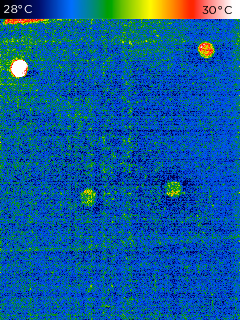
#> input picture sitk-examples/IR.PNG, 240 x 320 px, found by its file name
$ python main_procrustes.py
#> lines starting #> are read from the running program, lines starting #| are printed output that depends on the picture; pictures that were not available may be replaced by others from this repository, and a replacement may not be noted
### sitk-examples/procrustes.py
# -*- coding: utf-8 -*-
"""
Created on Fri Jun 12 12:24:44 2020

@author: Dawid
"""
import numpy as np


def procrustes(X, Y, scaling=True, reflection='best'):
    """
    A port of MATLAB's `procrustes` function to Numpy.

    Procrustes analysis determines a linear transformation (translation,
    reflection, orthogonal rotation and scaling) of the points in Y to best
    conform them to the points in matrix X, using the sum of squared errors
    as the goodness of fit criterion.

        d, Z, [tform] = procrustes(X, Y)

    Inputs:
    ------------
    X, Y
        matrices of target and input coordinates. they must have equal
        numbers of  points (rows), but Y may have fewer dimensions
        (columns) than X.

    scaling
        if False, the scaling component of the transformation is forced
        to 1

    reflection
        if 'best' (default), the transformation solution may or may not
        include a reflection component, depending on which fits the data
        best. setting reflection to True or False forces a solution with
        reflection or no reflection respectively.

    Outputs
    ------------
    d
        the residual sum of squared errors, normalized according to a
        measure of the scale of X, ((X - X.mean(0))**2).sum()

    Z
        the matrix of transformed Y-values

    tform
        a dict specifying the rotation, translation and scaling that
        maps X --> Y

    """

    n,m = X.shape
    ny,my = Y.shape

    muX = X.mean(0)
    muY = Y.mean(0)

    X0 = X - muX
    Y0 = Y - muY

    ssX = (X0**2.).sum()
    ssY = (Y0**2.).sum()

    # centred Frobenius norm
    normX = np.sqrt(ssX)
    normY = np.sqrt(ssY)

    # scale to equal (unit) norm
    X0 /= normX
    Y0 /= normY

    if my < m:
        Y0 = np.concatenate((Y0, np.zeros(n, m-my)),0)

    # optimum rotation matrix of Y
    A = np.dot(X0.T, Y0)
    U,s,Vt = np.linalg.svd(A,full_matrices=False)
    V = Vt.T
    T = np.dot(V, U.T)

    if reflection is not 'best':

        # does the current solution use a reflection?
        have_reflection = np.linalg.det(T) < 0

        # if that's not what was specified, force another reflection
        if reflection != have_reflection:
            V[:,-1] *= -1
            s[-1] *= -1
            T = np.dot(V, U.T)

    traceTA = s.sum()

    if scaling:

        # optimum scaling of Y
        b = traceTA * normX / normY

        # standarised distance between X and b*Y*T + c
        d = 1 - traceTA**2

        # transformed coords
        Z = normX*traceTA*np.dot(Y0, T) + muX

    else:
        b = 1
        d = 1 + ssY/ssX - 2 * traceTA * normY / normX
        Z = normY*np.dot(Y0, T) + muX

    # transformation matrix
    if my < m:
        T = T[:my,:]
    c = muX - b*np.dot(muY, T)

    #transformation values
    tform = {'rotation':T, 'scale':b, 'translation':c}

    return d, Z, tform

### sitk-examples/main_procrustes.py
# -*- coding: utf-8 -*-
"""
Created on Fri Jun 12 12:16:52 2020

@author: Dawid
"""
import numpy as np
from procrustes import procrustes
import matplotlib.pyplot as plt
import matplotlib.cm as cm
import cv2

# Open images...
target_X_img = cv2.imread('IR.png',0)
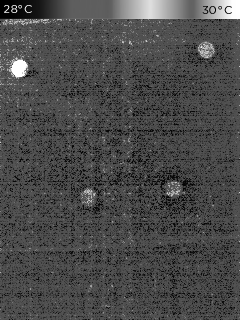
#> target_X_img: shape (320, 240); min 0, max 255, mean 74.1
input_Y_img = cv2.imread('VIS.jpg',0)
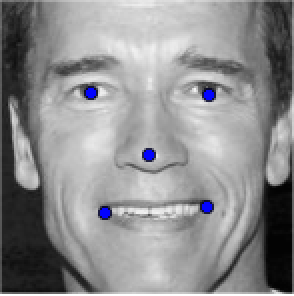
#> input picture sitk-examples/arnie1.png, 147 x 148 px, given in place of VIS.jpg, which was not available (shown 2 times larger)
#> input_Y_img: shape (148, 147); min 0, max 255, mean 142

# Landmark points - same number and order!
X_pts = np.asarray([[19,68],
                    [206, 50],
                    [88, 197],
                    [173,188]])

Y_pts = np.asarray([[2792, 1392],
                    [4462, 1172],
                    [3412, 2404],
                    [4080, 2300]])


# Calculate transform via procrustes...
d,Z_pts,Tform = procrustes(X_pts,Y_pts)

# Build and apply transform matrix...
# Note: for affine need 2x3 (a,b,c,d,e,f) form
R = np.eye(3)
R[0:2,0:2] = Tform['rotation']
S = np.eye(3) * Tform['scale']
S[2,2] = 1
t = np.eye(3)
t[0:2,2] = Tform['translation']
M = np.dot(np.dot(R,S),t.T).T
tr_Y_img = cv2.warpAffine(input_Y_img,M[0:2,:],(240,320))
#> tr_Y_img: shape (320, 240); every value is 0

# Confirm points...
aY_pts = np.hstack((Y_pts,np.array(([[1,1,1,1]])).T))
tr_Y_pts = np.dot(M,aY_pts.T).T

# Show result - input transformed and superimposed on target...
plt.figure()
plt.subplot(1,3,1)
plt.imshow(target_X_img,cmap=cm.gray)
plt.plot(X_pts[:,0],X_pts[:,1],'bo',markersize=5)
plt.axis('off')
plt.subplot(1,3,2)
plt.imshow(input_Y_img,cmap=cm.gray)
plt.plot(Y_pts[:,0],Y_pts[:,1],'ro',markersize=5)
plt.axis('off')
plt.subplot(1,3,3)
plt.imshow(target_X_img,cmap=cm.gray)
plt.imshow(tr_Y_img,alpha=0.6,cmap=cm.gray)
plt.plot(X_pts[:,0],X_pts[:,1],'bo',markersize=5)
plt.plot(Z_pts[:,0],Z_pts[:,1],'ro',markersize=5) # same as...
plt.plot(tr_Y_pts[:,0],tr_Y_pts[:,1],'gx',markersize=5)
plt.axis('off')
plt.show()
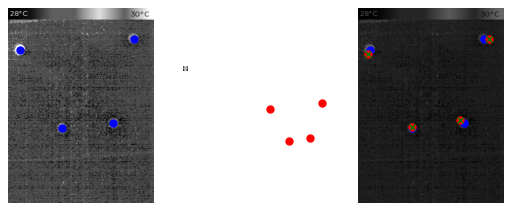
#> figure drawn by matplotlib, 3 panels
